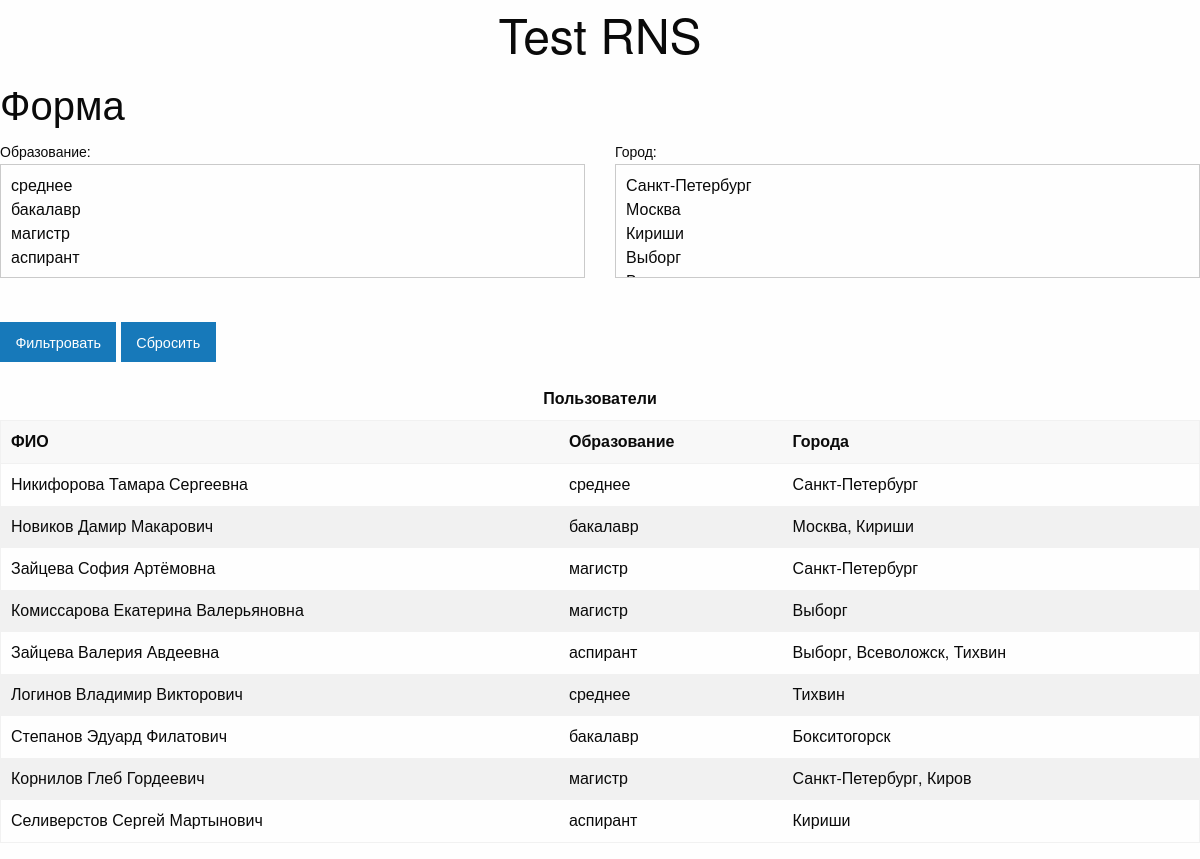
The page / on the database its author committed.
### tables this page shows
CREATE TABLE `users` (
  `id` int(11) unsigned NOT NULL AUTO_INCREMENT,
  `name` text,
  `qualifiacation_id` int(11) unsigned DEFAULT NULL,
  PRIMARY KEY (`id`),
  KEY `fk_us_qu` (`qualifiacation_id`),
  CONSTRAINT `fk_us_qu` FOREIGN KEY (`qualifiacation_id`) REFERENCES `qualifications` (`id`) ON DELETE NO ACTION ON UPDATE NO ACTION
);

CREATE TABLE `qualifications` (
  `id` int(11) unsigned NOT NULL AUTO_INCREMENT,
  `name` text,
  PRIMARY KEY (`id`)
);

### lib/Service/Container.php (called while the page is built, shortened)
<?php
class Container
{
	private $pdo = null;
	private $configuration;
	private $dataGetter = null;
	private $pdoStorage = null;
	public function __construct(array $configuration)
	{
		$this->configuration = $configuration;
	}
	public function getPdo(): \PDO
	{
		if (is_null($this->pdo)) {
			$this->pdo = new \PDO(
				$this->configuration['dsn'],
				$this->configuration['username'],
				$this->configuration['password']
			);
			$this->pdo->setAttribute(\PDO::ATTR_ERRMODE, \PDO::ERRMODE_EXCEPTION);
		}
		return $this->pdo;
	}
	public function getDataGetter(): DataGetter
	{
		if (is_null($this->dataGetter)) {
			$this->dataGetter = new DataGetter($this->getPdoStorage());
		}
		return $this->dataGetter;
	}
	public function getPdoStorage(): PdoStorage
	{
		if (is_null($this->pdoStorage)) {
			$this->pdoStorage = new PdoStorage($this->getPdo());
		}
		return $this->pdoStorage;
	}
}

### lib/Service/DataGetter.php (called while the page is built, shortened)
<?php
class DataGetter
{
	private $storage;
	public function __construct(PdoStorage $storage)
	{
		$this->storage = $storage;
	}
	public function getAllCities(): array
	{
		$cityArray = $this->storage->fetchAllCities();
		$result = [];
		foreach ($cityArray as $row) {
			$result[] = $this->getCityObj($row);
		}
		return $result;
	}
	public function getAllQualifications(): array
	{
		$qualificationArray = $this->storage->fetchAllQualifications();
		$result = [];
		foreach ($qualificationArray as $row) {
			$result[] = $this->getQualificationObj($row);
		}
		return $result;
	}
	public function getUsers(array $qualificationFilter = [], array $cityFilter = []): array
	{
		$usersArray = $this->storage->fetchUsers($qualificationFilter, $cityFilter);
		$result = [];
		foreach ($usersArray as $row) {
			if (array_key_exists($row['user_id'], $result)) {
				$result[$row['user_id']]->addUserCity($row['city_name']);
			} else {
				$user = new UserTableRow($row['user_id'], $row['user_name']);
				$user->setQualification($row['qualification_name']);
				$user->addUserCity($row['city_name']);
				$result[$row['user_id']] = $user;
			}
		}
		return $result;
	}
	private function getQualificationObj(array $row): Qualification
	{
		$qualification = new Qualification($row['id'], $row['name']);
		return $qualification;
	}
	private function getCityObj($row): City
	{
		$city = new City($row['id'], $row['name']);
		return $city;
	}
}

### lib/Service/PdoStorage.php (called while the page is built, shortened)
<?php
class PdoStorage
{
	private $pdo;
	public function __construct(\PDO $pdo)
	{
		$this->pdo = $pdo;
	}
	public function fetchAllCities(): array
	{
		$statement = $this->pdo->prepare('SELECT * FROM cities;');
		$statement->execute();
		return $statement->fetchAll(\PDO::FETCH_ASSOC);
	}
	public function fetchAllQualifications(): array
	{
		$statement = $this->pdo->prepare('SELECT * FROM qualifications;');
		$statement->execute();
		return $statement->fetchAll(\PDO::FETCH_ASSOC);
	}
	public function fetchUsers(array $qualificationFilter = [], array $cityFilter = []): array
	{
		$statement = $this->pdo->prepare($this->getUsersQueryString($qualificationFilter, $cityFilter));
		$statement->execute(array_merge($qualificationFilter, $cityFilter));
		return $statement->fetchAll(\PDO::FETCH_ASSOC);
	}
	private function getUsersQueryString(array $qualificationFilter = [], array $cityFilter = []): string
	{
		$query = <<<'SQL'
SELECT
	qualifications.id AS qualification_id,
	qualifications.name AS qualification_name,
	users.id AS user_id,
	users.name AS user_name,
	cities.id AS city_id,
	cities.name AS city_name
FROM users
	INNER JOIN users_to_cities
		ON users.id = users_to_cities.user_id
	INNER JOIN cities
		ON users_to_cities.city_id = cities.id
	INNER JOIN qualifications
		ON users.qualifiacation_id = qualifications.id
SQL;
		return $query;
	}
}

### lib/Model/Qualification.php (called while the page is built, shortened)
<?php
class Qualification
{
	private $id;
	public function __construct(int $id, string $name)
	{
		$this->id = $id;
	}
	public function getId(): int
	{
		return $this->id;
	}
}

### lib/Model/City.php (called while the page is built, shortened)
<?php
class City
{
	private $id;
	public function __construct(int $id, string $name)
	{
		$this->id = $id;
	}
	public function getId(): int
	{
		return $this->id;
	}
}

### lib/Model/User.php (called while the page is built, shortened)
<?php
class User
{
	private $name;
	public function __construct(int $id, string $name)
	{
		$this->name = $name;
	}
	public function getName(): string
	{
		return $this->name;
	}
}

### lib/Model/UserTableRow.php (called while the page is built, shortened)
<?php
class UserTableRow extends User
{
	private $userCities;
	private $qualification;
	public function addUserCity(string $userCities)
	{
		$this->userCities[] = $userCities;
	}
	public function setQualification(string $qualification)
	{
		$this->qualification = $qualification;
	}
	public function getUserCitiesString(): string
	{
		return implode(', ', $this->userCities);
	}
	public function getQualification(): string
	{
		return $this->qualification;
	}
}

### index.php (the view, shortened to what this page needs)
<?php
$container = new Container(Config::CONFIGURATION);
$dataGetter = $container->getDataGetter();
$qualifications = $dataGetter->getAllQualifications();
$cities = $dataGetter->getAllCities();
$qualificationFilter = (!empty($_POST['qualification'])) ? $_POST['qualification'] : [];
$citiesFilter = (!empty($_POST['cities'])) ? $_POST['cities'] : [];
$users = $dataGetter->getUsers($qualificationFilter, $citiesFilter);
?>
<!DOCTYPE html>
<html>
<head>
	<link rel="stylesheet" href="resources/css/foundation.css">
	<link rel="stylesheet" href="resources/css/app.css">
</head>
<body>
<div>
	<header>
		<h1 class="text-center">Test RNS</h1>
	</header>
	<div>
		<div class="grid-container grid-container-padded">
			<form method="POST" action="/users.php" class="js-form">
				<h2>Форма</h2>
				<div class="grid-x grid-margin-x">
					<div class="small-6 cell">
						<label>
							<span>Образование:</span>
							<select name="qualification[]" multiple>
								<?php foreach ($qualifications as $qualification): ?>
									<option value="<?php echo $qualification->getId(); ?>"<?php echo in_array($qualification->getId(), $qualificationFilter) ? ' selected' : '' ?>><?php echo $qualification->getName(); ?></option>
								<?php endforeach; ?>
							</select>
						</label>
					</div>
					<div class="small-6 cell">
						<label>
							<span>Город:</span>
							<select name="cities[]" multiple>
								<?php foreach ($cities as $city): ?>
									<option value="<?php echo $city->getId(); ?>"<?php echo in_array($city->getId(), $citiesFilter) ? ' selected' : '' ?>><?php echo $city->getName(); ?></option>
								<?php endforeach; ?>
							</select>
						</label>
					</div>
				</div>
				<br>
				<button type="submit" class="button">Фильтровать</button>
				<a href="/" class="button js-clear">Сбросить</a>
			</form>
			<table class="js-table">
				<caption>Пользователи</caption>
				<thead>
				<tr>
					<th>ФИО</th>
					<th>Образование</th>
					<th>Города</th>
				</tr>
				</thead>
				<tbody>
				<?php foreach ($users as $user): ?>
					<tr>
						<td><?php echo $user->getName(); ?></td>
						<td><?php echo $user->getQualification(); ?></td>
						<td><?php echo $user->getUserCitiesString(); ?></td>
					</tr>
				<?php endforeach; ?>
				</tbody>
			</table>
		</div>
	</div>
</div>
</body>
</html>

### rows shown on the page
users: name "Никифорова Тамара Сергеевна", qualifiacation.name "среднее", UserCitiesString "Санкт-Петербург"
users: name "Новиков Дамир Макарович", qualifiacation.name "бакалавр", UserCitiesString "Москва, Кириши"
users: name "Зайцева София Артёмовна", qualifiacation.name "магистр", UserCitiesString "Санкт-Петербург"
users: name "Комиссарова Екатерина Валерьяновна", qualifiacation.name "магистр", UserCitiesString "Выборг"
users: name "Зайцева Валерия Авдеевна", qualifiacation.name "аспирант", UserCitiesString "Выборг, Всеволожск, Тихвин"
users: name "Логинов Владимир Викторович", qualifiacation.name "среднее", UserCitiesString "Тихвин"
users: name "Степанов Эдуард Филатович", qualifiacation.name "бакалавр", UserCitiesString "Бокситогорск"
users: name "Корнилов Глеб Гордеевич", qualifiacation.name "магистр", UserCitiesString "Санкт-Петербург, Киров"
users: name "Селиверстов Сергей Мартынович", qualifiacation.name "аспирант", UserCitiesString "Кириши"
